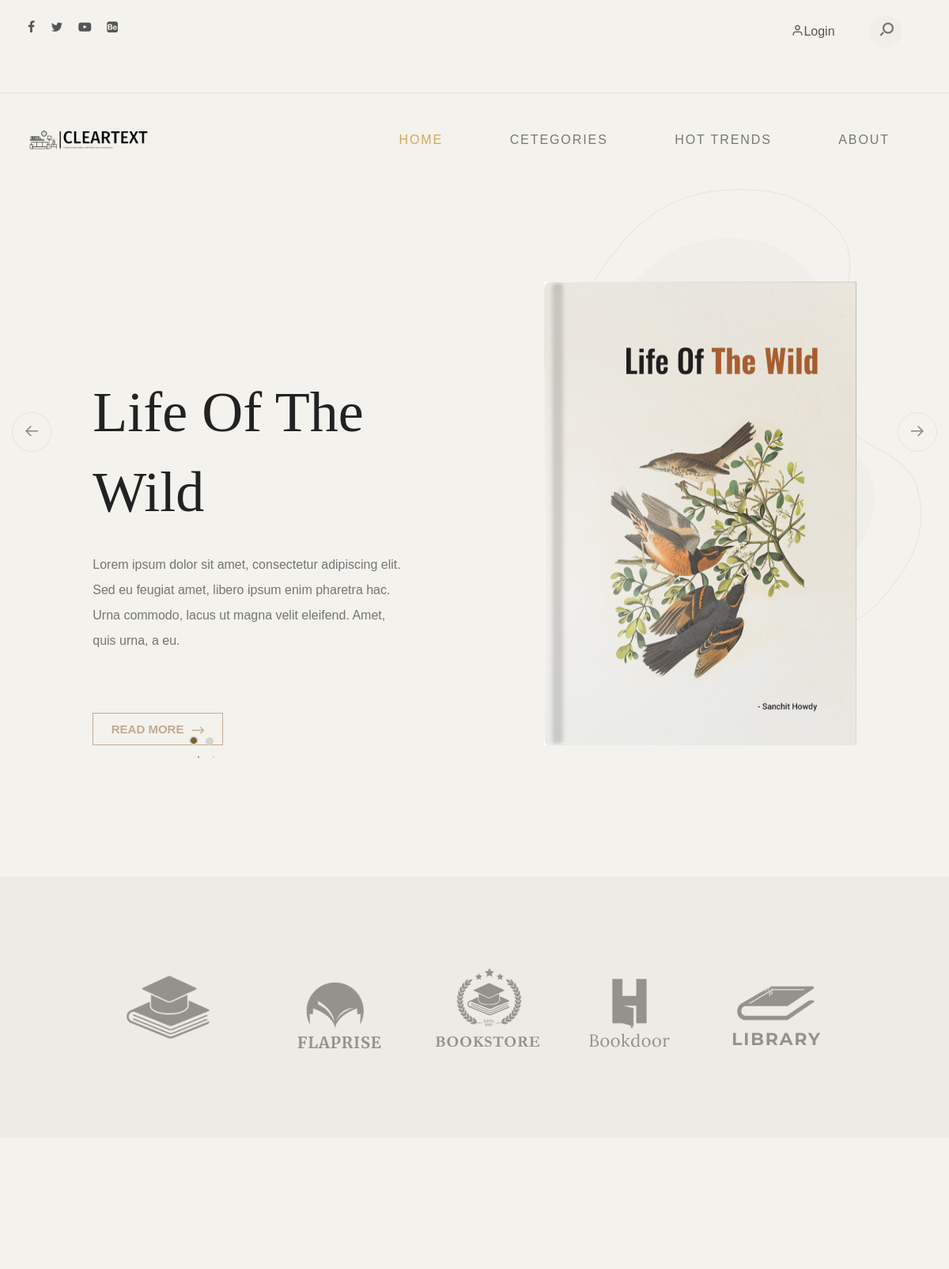
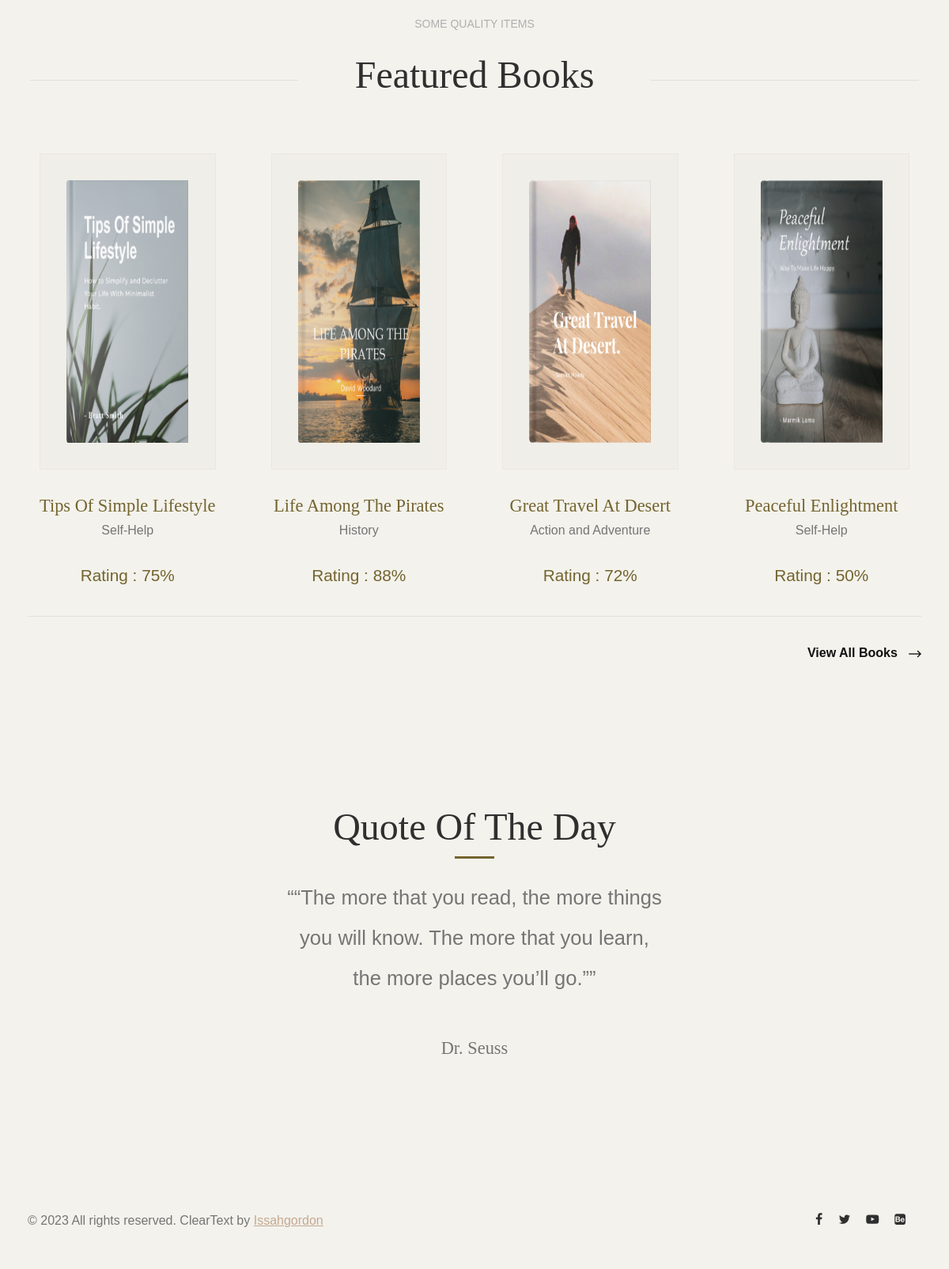
The page / on the database its author committed (2 pictures, top to bottom).
### Handler/models.py (models this page shows, shortened)
class Books(models.Model):
    User = models.IntegerField()
    Category = models.CharField(max_length=100)
    Name = models.CharField(max_length=100)
    Rate = models.CharField(max_length=100)
    About = models.CharField(max_length=100)
    date = models.DateField(auto_now_add=True)

### Handler/views.py (the view)
class Home(APIView):
    def get(self , request):
      book = Books.objects.all()[0:4]
      last = Books.objects.last()
      if 'csrf-session-xdii-token' in request.COOKIES:
         user1_check = request.COOKIES['csrf-session-xdii-token']
         try:
          find = Cookie_Handler.objects.get(Cookie=user1_check)
          User_data = SignUp_info.objects.get(id=int(find.User))
          return render(request , "Home/index.html", {"Data":User_data,"Books":book,"Last":last})
         except:
           val = {"id":"None"}
           return render(request , "Home/index.html",{"Data":val,"Books":book,"Last":last})
      else:
         val = {"id":"None"}
         return render(request , "Home/index.html",{"Data":val,"Books":book,"Last":last})

### Templates/Home/index.html (shortened to what this page needs)
<!DOCTYPE html>
{% load static %}
	<html lang="en">
	<head>
	    <link rel="stylesheet" type="text/css" href="{% get_static_prefix %}Home/css/normalize.css">
	    <link rel="stylesheet" type="text/css" href="{% get_static_prefix %}Home/icomoon/icomoon.css">
	    <link rel="stylesheet" type="text/css" href="{% get_static_prefix %}Home/css/vendor.css">
	    <link rel="stylesheet" type="text/css" href="{% get_static_prefix %}Home/style.css">
	</head>
<body>
	{% include 'header.html'%}
<section id="billboard">
	<div class="container">
		<div class="row">
			<div class="col-md-12">
				<button class="prev slick-arrow">
					<i class="icon icon-arrow-left"></i>
				</button>
				<div class="main-slider pattern-overlay">
					<div class="slider-item">
						<div class="banner-content">
							<h2 class="banner-title">Life of the Wild</h2>
							<p>Lorem ipsum dolor sit amet, consectetur adipiscing elit. Sed eu feugiat amet, libero ipsum enim pharetra hac. Urna commodo, lacus ut magna velit eleifend. Amet, quis urna, a eu.</p>
							<div class="btn-wrap">
								<a href="{% url 'categories' %}" class="btn btn-outline-accent btn-accent-arrow">Read More<i class="icon icon-ns-arrow-right"></i></a>
							</div>
						</div>
						<img src="{% get_static_prefix %}Home/images/main-banner1.jpg" alt="banner" class="banner-image">
					</div>
				</div>
				<button class="next slick-arrow">
					<i class="icon icon-arrow-right"></i>
				</button>
			</div>
		</div>
	</div>
</section>
<section id="client-holder" data-aos="fade-up">
	<div class="container">
		<div class="row">
			<div class="inner-content">
				<div class="logo-wrap">
					<div class="grid">
						<a href="#"><img src="{% get_static_prefix %}Home/images/client-image1.png" alt="client"></a>
						<a href="#"><img src="{% get_static_prefix %}Home/images/client-image2.png" alt="client"></a>
						<a href="#"><img src="{% get_static_prefix %}Home/images/client-image3.png" alt="client"></a>
						<a href="#"><img src="{% get_static_prefix %}Home/images/client-image4.png" alt="client"></a>
						<a href="#"><img src="{% get_static_prefix %}Home/images/client-image5.png" alt="client"></a>
					</div>
				</div>
			</div>
		</div>
	</div>
</section>
<section id="featured-books">
	<div class="container">
		<div class="row">
			<div class="col-md-12">
			<div class="section-header align-center">
				<div class="title">
					<span>Some quality items</span>
				</div>
				<h2 class="section-title">Featured Books</h2>
			</div>
			<div class="product-list" data-aos="fade-up">
				<div class="row">
                   {% for i in Books %}
					<div class="col-md-3">
						<figure class="product-style">
							<img src="{% get_media_prefix %}Covers/{{i.id}}.jpg" style="height: 400px;width: 430px;" alt="Books" class="product-item">
							<figcaption>
								<h3>{{i.Name}}</h3>
								<p>{{i.Category}}</p>
								<div class="item-price">Rating : {{i.Rate}}%
								</div>
							</figcaption>
						</figure>
					</div>
					{% endfor %}
			    </div>
			</div>
			</div>
		</div>
		<div class="row">
			<div class="col-md-12">
				<div class="btn-wrap align-right">
					<a href="{% url 'categories' %}" class="btn-accent-arrow">View all books <i class="icon icon-ns-arrow-right"></i></a>
				</div>
			</div>
		</div>
	</div>
</section>
<section id="quotation" class="align-center">
	<div class="inner-content">
		<h2 class="section-title divider">Quote of the day</h2>
		<blockquote data-aos="fade-up">
			<q>“The more that you read, the more things you will know. The more that you learn, the more places you’ll go.”</q>
			<div class="author-name">Dr. Seuss</div>
		</blockquote>
	</div>
</section>
<div id="footer-bottom">
	<div class="container">
		<div class="row">
			<div class="col-md-12">
				<div class="copyright">
					<div class="row">
						<div class="col-md-6">
							<p>© 2023 All rights reserved. ClearText by <a href="https://github.com/Issahgordon/" target="_blank">Issahgordon</a></p>
						</div>
						<div class="col-md-6">
							<div class="social-links align-right">
								<ul>
									<li>
										<a href="#"><i class="icon icon-facebook"></i></a>
									</li>
									<li>
										<a href="#"><i class="icon icon-twitter"></i></a>
									</li>
									<li>
										<a href="#"><i class="icon icon-youtube-play"></i></a>
									</li>
									<li>
										<a href="#"><i class="icon icon-behance-square"></i></a>
									</li>
								</ul>
							</div>
						</div>
					</div>
				</div>
			</div>
		</div>
	</div>
</div>
</body>
</html>

### Templates/header.html (shortened to what this page needs)
{% load static %}
<div id="header-wrap">
	<div class="top-content">
		<div class="container">
			<div class="row">
				<div class="col-md-6">
					<div class="social-links">
						<ul>
							<li>
								<a href="#"><i class="icon icon-facebook"></i></a>
							</li>
							<li>
								<a href="#"><i class="icon icon-twitter"></i></a>
							</li>
							<li>
								<a href="#"><i class="icon icon-youtube-play"></i></a>
							</li>
							<li>
								<a href="#"><i class="icon icon-behance-square"></i></a>
							</li>
						</ul>
					</div>
				</div>
				<div class="col-md-6">
					<div class="right-element">
						{% if Data.id == "None"%}
						<a href="{% url 'login' %}" class="user-account for-buy"><i class="icon icon-user" ></i><span>Login</span></a>
						{% else %}
						<a href="{% url 'logout' %}" class="user-account for-buy"><img style="width: 50px;height: 50px;border-radius: 100px" src="{% get_media_prefix %}Users/{{Data.id}}.jpg?{{Rand}}"><span>  Logout</span></a>
						{% endif %}
						<div class="action-menu">
							<div class="search-bar">
								<a href="#" class="search-button search-toggle" data-selector="#header-wrap">
									<i class="icon icon-search"></i>
								</a>
								<form role="search" method="get" class="search-box">
									<input class="search-field text search-input" placeholder="Search" type="search">
								</form>
							</div>
						</div>
					</div>
				</div>
			</div>
		</div>
	</div>
	<header id="header">
		<div class="container">
			<div class="row">
				<div class="col-md-2">
					<div class="main-logo">
						<a href="index.html"><img src="{% get_static_prefix %}Home/images/cleartext2.png" alt="logo"></a>
					</div>
				</div>
				<div class="col-md-10">
					<nav id="navbar">
						<div class="main-menu stellarnav">
							<ul class="menu-list">
								<li class="menu-item active"><a href="{% url 'home' %}" data-effect="Home">Home</a></li>
								<li class="menu-item"><a href="{% url 'categories' %}" class="nav-link" data-effect="Articles">Cetegories</a></li>
								<li class="menu-item"><a href="{% url 'trends'%}" class="nav-link" data-effect="Shop">Hot Trends</a></li>
								<li class="menu-item"><a href="{% url 'about'%}" class="nav-link" data-effect="About">About</a></li>
							</ul>
						</div>
					</nav>
				</div>
			</div>
		</div>
	</header>
</div>

### static/Home/icomoon/icomoon.css (style rules this page uses)
[class^="icon-"], [class*=" icon-"] { font-family: 'icomoon' !important; speak: never; font-style: normal; font-weight: normal; font-variant: normal; text-transform: none; line-height: 1; -webkit-font-smoothing: antialiased; -moz-osx-font-smoothing: grayscale; }
.icon-ns-arrow-right:before { content: "\e90b"; }
.icon-user:before { content: "\e907"; }
.icon-search:before { content: "\e905"; }
.icon-arrow-left:before { content: "\e900"; }
.icon-arrow-right:before { content: "\e901"; }
.icon-twitter:before { content: "\f099"; }
.icon-facebook:before { content: "\f09a"; }
.icon-youtube-play:before { content: "\f16a"; }
.icon-behance-square:before { content: "\f1b5"; }

### rows shown on the page
Books: shows a picture, Name "Tips Of Simple Lifestyle", Category "Self-Help", Rate "75"
Books: shows a picture, Name "Life Among The Pirates", Category "History", Rate "88"
Books: shows a picture, Name "Great Travel At Desert", Category "Action and Adventure", Rate "72"
Books: shows a picture, Name "Peaceful Enlightment", Category "Self-Help", Rate "50"
